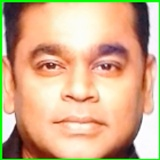
#> input picture ProyectoCNN/src/dataset/A.R. RAHMAN/rostro_118.jpg, 160 x 160 px, found by its file name; its folder holds only this picture in this run
$ python 'AjustarImagenes_Haar Cascade.py'
#> lines starting #> are read from the running program, lines starting #| are printed output that depends on the picture
import os
import cv2

dataset_original = "dataset"
dataset_procesado = "dataset_procesado"

face_cascade = cv2.CascadeClassifier(
    cv2.data.haarcascades + 'haarcascade_frontalface_default.xml'
)

tamano = 160

for persona in os.listdir(dataset_original):

    ruta_persona = os.path.join(dataset_original, persona)
    ruta_salida = os.path.join(dataset_procesado, persona)

    if not os.path.isdir(ruta_persona):
        continue

    os.makedirs(ruta_salida, exist_ok=True)

    print("Procesando:", persona)

    contador = 0

    for archivo in os.listdir(ruta_persona):

        ruta_imagen = os.path.join(ruta_persona, archivo)

        img = cv2.imread(ruta_imagen)
#> img is the input picture: shape (160, 160, 3); mean B, G, R 139.7, 175.2, 210.3

        if img is None:
            continue

        gray = cv2.cvtColor(img, cv2.COLOR_BGR2GRAY)
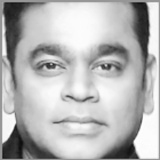
#> gray: shape (160, 160); min 14, max 255, mean 181.6

        faces = face_cascade.detectMultiScale(gray, 1.3, 5)
#> faces = [[18, 20, 119, 119]]

        for (x, y, w, h) in faces:

            size = max(w, h)

            rostro = img[y:y+size, x:x+size]

            rostro = cv2.resize(rostro, (tamano, tamano))

            nombre_archivo = f"rostro_{contador}.jpg"

            cv2.imwrite(os.path.join(ruta_salida, nombre_archivo), rostro)

            contador += 1
#> this loop made 1 pass
#> (x, y, w, h, size, nombre_archivo, contador) on pass 1: (18, 20, 119, 119, 119, 'rostro_0.jpg', 1)
#> pass 1, `rostro = img[y:y+size, x:x+size]`:
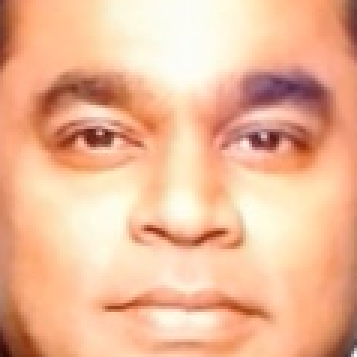
#> rostro: shape (119, 119, 3) (shown 3 times larger); mean B, G, R 151, 184.2, 238
#> after the loop, contador = 1

    print("guardadas:", contador)
#| guardadas: 1
#> pass 2 of the loop `for persona in os.listdir(dataset_original):`:
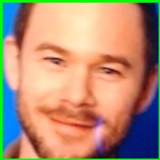
#> input picture ProyectoCNN/src/dataset/Aaron Ashmore/rostro_124.jpg, 160 x 160 px, found by its file name
#> img is the input picture: shape (160, 160, 3); mean B, G, R 117.3, 141.8, 178.3
#> `gray = cv2.cvtColor(img, cv2.COLOR_BGR2GRAY)`:
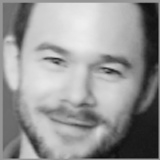
#> gray: shape (160, 160); min 13, max 239, mean 149.9
#> faces = [[11, 12, 134, 134]]
#> the loop `for (x, y, w, h) in faces: ` made 1 pass
#> (x, y, w, h, size, nombre_archivo, contador) on pass 1: (11, 12, 134, 134, 134, 'rostro_0.jpg', 1)
#> pass 1, `rostro = img[y:y+size, x:x+size]`:
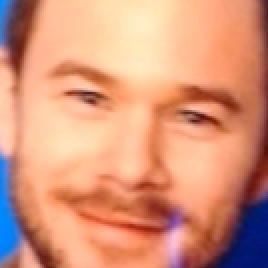
#> rostro: shape (134, 134, 3) (shown 2 times larger); mean B, G, R 122.8, 149.4, 214.7
#> after the loop `for (x, y, w, h) in faces:`: contador = 1
#| guardadas: 1

print("Dataset procesado listo")
